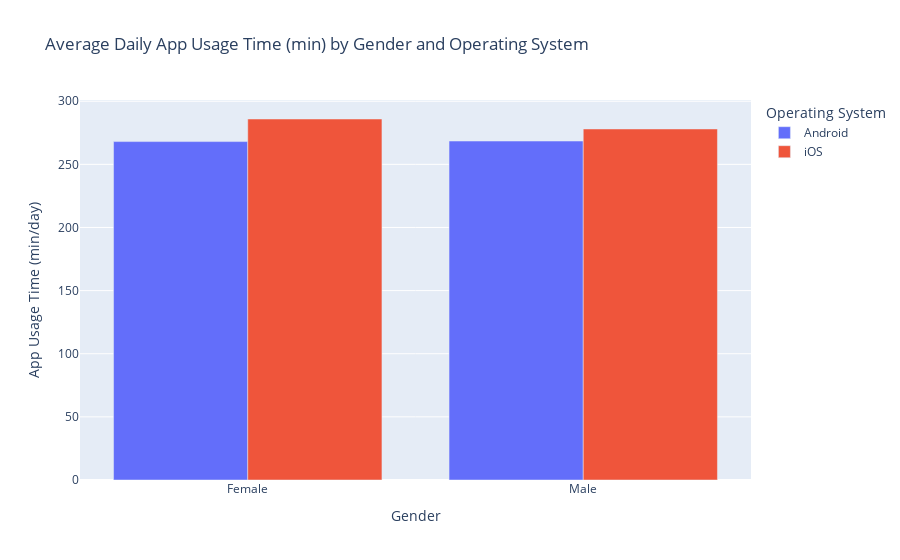

Notebook code for this chart:
### Code cell
px.bar(x = "Gender",y = "App Usage Time (min/day)", color = "Operating System",data_frame=gender_system_usage,barmode="group",title = "Average Daily App Usage Time (min) by Gender and Operating System")

### Figure 1 — Plotly figure (JSON) as saved in the notebook; plotly's stock layout.template omitted (floating-point values rounded to 4 significant figures)
{"data": [{"alignmentgroup": "True", "hovertemplate": "Operating System=Android<br>Gender=%{x}<br>App Usage Time (min/day)=%{y}<extra></extra>", "legendgroup": "Android", "marker": {"color": "#636efa", "pattern": {"shape": ""}}, "name": "Android", "offsetgroup": "Android", "orientation": "v", "showlegend": true, "textposition": "auto", "type": "bar", "x": ["Female", "Male"], "xaxis": "x", "y": [268.0, 268.5], "yaxis": "y"}, {"alignmentgroup": "True", "hovertemplate": "Operating System=iOS<br>Gender=%{x}<br>App Usage Time (min/day)=%{y}<extra></extra>", "legendgroup": "iOS", "marker": {"color": "#EF553B", "pattern": {"shape": ""}}, "name": "iOS", "offsetgroup": "iOS", "orientation": "v", "showlegend": true, "textposition": "auto", "type": "bar", "x": ["Female", "Male"], "xaxis": "x", "y": [285.9, 278.0], "yaxis": "y"}], "layout": {"barmode": "group", "legend": {"title": {"text": "Operating System"}, "tracegroupgap": 0}, "title": {"text": "Average Daily App Usage Time (min) by Gender and Operating System"}, "xaxis": {"anchor": "y", "domain": [0, 1], "title": {"text": "Gender"}}, "yaxis": {"anchor": "x", "domain": [0, 1], "title": {"text": "App Usage Time (min/day)"}}}}
